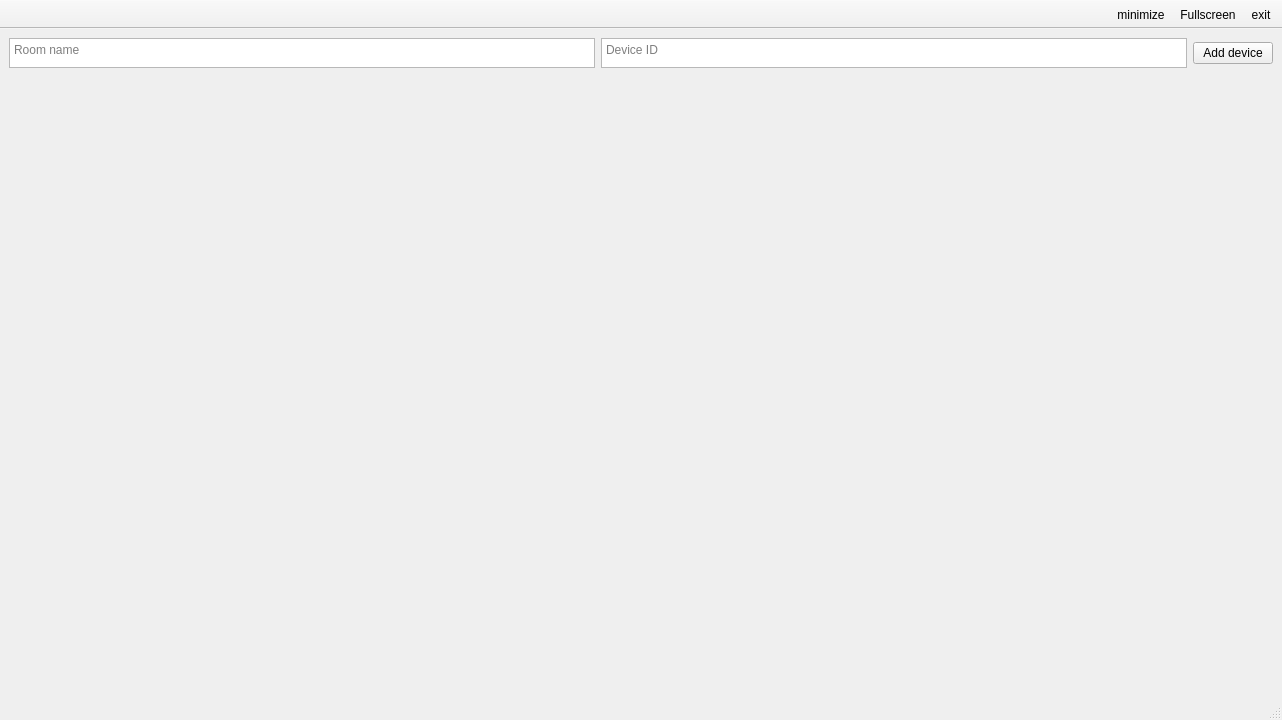
<?xml version="1.0" encoding="UTF-8"?>
<ui version="4.0">
 <class>MainWindow</class>
 <widget class="QMainWindow" name="MainWindow">
  <property name="windowModality">
   <enum>Qt::NonModal</enum>
  </property>
  <property name="geometry">
   <rect>
    <x>0</x>
    <y>0</y>
    <width>1282</width>
    <height>720</height>
   </rect>
  </property>
  <property name="sizePolicy">
   <sizepolicy hsizetype="Minimum" vsizetype="Maximum">
    <horstretch>0</horstretch>
    <verstretch>0</verstretch>
   </sizepolicy>
  </property>
  <property name="minimumSize">
   <size>
    <width>0</width>
    <height>720</height>
   </size>
  </property>
  <property name="cursor">
   <cursorShape>ArrowCursor</cursorShape>
  </property>
  <property name="windowTitle">
   <string>Smarthouse V2</string>
  </property>
  <widget class="QWidget" name="centralwidget">
   <layout class="QVBoxLayout" name="verticalLayout">
    <item>
     <layout class="QHBoxLayout" name="horizontalLayout">
      <item>
       <widget class="QPlainTextEdit" name="device_name">
        <property name="minimumSize">
         <size>
          <width>0</width>
          <height>30</height>
         </size>
        </property>
        <property name="maximumSize">
         <size>
          <width>16777215</width>
          <height>30</height>
         </size>
        </property>
        <property name="baseSize">
         <size>
          <width>0</width>
          <height>30</height>
         </size>
        </property>
        <property name="acceptDrops">
         <bool>true</bool>
        </property>
        <property name="verticalScrollBarPolicy">
         <enum>Qt::ScrollBarAlwaysOff</enum>
        </property>
        <property name="horizontalScrollBarPolicy">
         <enum>Qt::ScrollBarAlwaysOff</enum>
        </property>
        <property name="sizeAdjustPolicy">
         <enum>QAbstractScrollArea::AdjustIgnored</enum>
        </property>
        <property name="tabChangesFocus">
         <bool>true</bool>
        </property>
        <property name="centerOnScroll">
         <bool>true</bool>
        </property>
        <property name="placeholderText">
         <string>Room name</string>
        </property>
       </widget>
      </item>
      <item>
       <widget class="QPlainTextEdit" name="device_id">
        <property name="minimumSize">
         <size>
          <width>0</width>
          <height>30</height>
         </size>
        </property>
        <property name="maximumSize">
         <size>
          <width>16777215</width>
          <height>30</height>
         </size>
        </property>
        <property name="baseSize">
         <size>
          <width>0</width>
          <height>30</height>
         </size>
        </property>
        <property name="verticalScrollBarPolicy">
         <enum>Qt::ScrollBarAlwaysOff</enum>
        </property>
        <property name="horizontalScrollBarPolicy">
         <enum>Qt::ScrollBarAlwaysOff</enum>
        </property>
        <property name="tabChangesFocus">
         <bool>true</bool>
        </property>
        <property name="placeholderText">
         <string>Device ID</string>
        </property>
       </widget>
      </item>
      <item>
       <widget class="QPushButton" name="add_device">
        <property name="text">
         <string>Add device</string>
        </property>
       </widget>
      </item>
     </layout>
    </item>
    <item>
     <widget class="QFrame" name="frame_1">
      <property name="minimumSize">
       <size>
        <width>1264</width>
        <height>0</height>
       </size>
      </property>
      <property name="frameShape">
       <enum>QFrame::NoFrame</enum>
      </property>
      <property name="frameShadow">
       <enum>QFrame::Raised</enum>
      </property>
      <layout class="QHBoxLayout" name="horizontalLayout_1"/>
     </widget>
    </item>
    <item>
     <widget class="QFrame" name="frame_2">
      <property name="frameShape">
       <enum>QFrame::NoFrame</enum>
      </property>
      <property name="frameShadow">
       <enum>QFrame::Raised</enum>
      </property>
      <layout class="QHBoxLayout" name="horizontalLayout_2"/>
     </widget>
    </item>
    <item>
     <widget class="QFrame" name="frame_3">
      <property name="frameShape">
       <enum>QFrame::NoFrame</enum>
      </property>
      <property name="frameShadow">
       <enum>QFrame::Raised</enum>
      </property>
      <layout class="QHBoxLayout" name="horizontalLayout_3"/>
     </widget>
    </item>
    <item>
     <widget class="QFrame" name="frame_4">
      <property name="frameShape">
       <enum>QFrame::NoFrame</enum>
      </property>
      <property name="frameShadow">
       <enum>QFrame::Raised</enum>
      </property>
     </widget>
    </item>
    <item>
     <widget class="QWidget" name="widget" native="true"/>
    </item>
   </layout>
  </widget>
  <widget class="QToolBar" name="toolBar">
   <property name="enabled">
    <bool>true</bool>
   </property>
   <property name="maximumSize">
    <size>
     <width>16777215</width>
     <height>30</height>
    </size>
   </property>
   <property name="windowTitle">
    <string>toolBar</string>
   </property>
   <property name="layoutDirection">
    <enum>Qt::RightToLeft</enum>
   </property>
   <property name="autoFillBackground">
    <bool>true</bool>
   </property>
   <property name="movable">
    <bool>false</bool>
   </property>
   <property name="iconSize">
    <size>
     <width>24</width>
     <height>24</height>
    </size>
   </property>
   <property name="floatable">
    <bool>true</bool>
   </property>
   <attribute name="toolBarArea">
    <enum>TopToolBarArea</enum>
   </attribute>
   <attribute name="toolBarBreak">
    <bool>false</bool>
   </attribute>
   <addaction name="actionexit"/>
   <addaction name="actionFullscreen"/>
   <addaction name="actionminimize"/>
  </widget>
  <widget class="QStatusBar" name="statusBar"/>
  <action name="actionFullscreen">
   <property name="icon">
    <iconset resource="resources.qrc">
     <normaloff>:/icons/gui/fullscreen.png</normaloff>:/icons/gui/fullscreen.png</iconset>
   </property>
   <property name="text">
    <string>Fullscreen</string>
   </property>
   <property name="toolTip">
    <string>Change window to fullscreen mode</string>
   </property>
   <property name="shortcut">
    <string>Ctrl+F</string>
   </property>
  </action>
  <action name="actionminimize">
   <property name="icon">
    <iconset resource="resources.qrc">
     <normaloff>:/icons/gui/minimize.png</normaloff>:/icons/gui/minimize.png</iconset>
   </property>
   <property name="text">
    <string>minimize</string>
   </property>
   <property name="toolTip">
    <string>Minimize application</string>
   </property>
  </action>
  <action name="actionexit">
   <property name="icon">
    <iconset resource="resources.qrc">
     <normaloff>:/icons/gui/exit.png</normaloff>:/icons/gui/exit.png</iconset>
   </property>
   <property name="text">
    <string>exit</string>
   </property>
   <property name="toolTip">
    <string>Exit application</string>
   </property>
  </action>
 </widget>
 <resources>
  <include location="resources.qrc"/>
 </resources>
 <connections/>
</ui>
